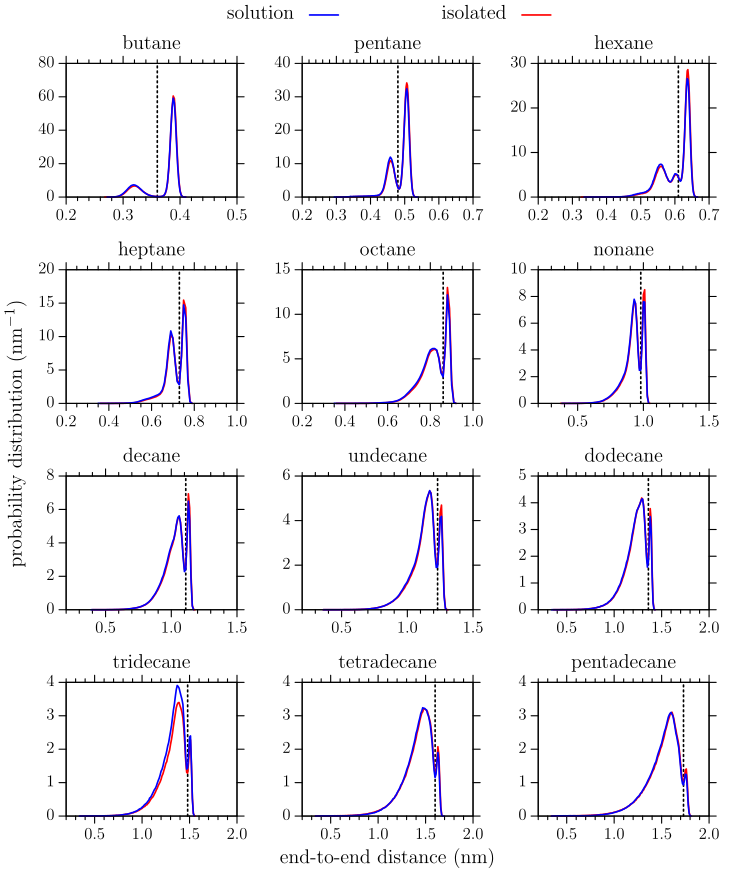

Recreate this plot in gnuplot.
reset
#end to end distance distribution function ( butane decane pentadecane)
set style line 1 lt 8 lc rgb "black" lw 2
set linestyle 1 lc rgb "black" lw 4
set linestyle 2 lc rgb "forest-green" lw 4

set linestyle 3 lc rgb "red" lw 4
set linestyle 4 lc rgb "red" lw 3
set linestyle 5 lc rgb "red" lw 3
set linestyle 6 lc rgb "dark-red" lw 5

set linestyle 7 lc rgb "blue" lw 3
set linestyle 8 lc rgb "blue" lw 3
set linestyle 9 lc rgb "blue" lw 3 dt (1,1)
set linestyle 10 lc rgb "midnight-blue" lw 5 dt 3

set linestyle 10 lw 1 pt 4 ps 0.9 lc rgb "midnight-blue"

set terminal tikz createstyle color size 180mm,210mm
set output "figureS1_plt.tex"

set border lw 2
set key nobox
set key maxrows 1 outside center top vertical width 2 font ",15" samplen 2 spacing 2.5
set margin 7,2,2,4

#set format y "%.2f"
set format x "%.1f"
set ytics 20 offset 1,0 
set tics font ",13" out
set xtics 0.1
set mxtics 5
set xrange[0.2:0.5]
#set yrange[0:0.2]
set multiplot layout 4,3  spacing 0.2
set ylabel "probability distribution ($\\text{nm}^{-1}$)" font ",15" offset -1,-25

set arrow from 0.36,0 to 0.36,80 nohead lw 3 dt (1,2) lc rgb "black"
set title "butane" font ",15" offset 0,-0.5
plot "04alk/01_solu/300.00/hist.dat" u 1:($2/2000) w l lw 3 lc rgb "red" title "isolated" at 0.7,1,\
     "04alk/02_soln/hist.dat" u 1:($2/2000) w l lw 3 lc rgb "blue" title "solution" at 0.4,1

unset arrow
unset ylabel
set arrow from 0.48,0 to 0.48,40 nohead lw 3 dt (1,2) lc rgb "black"
set xrange[0.2:0.7]
#set yrange[0:0.4]
set ytics 10
set title "pentane" font ",15" offset 0,-0.5
plot "05alk/01_solu/300.00/hist.dat" u 1:($2/2000) w l lw 3 lc rgb "red" notitle,\
     "05alk/02_soln/hist.dat" u 1:($2/2000) w l lw 3 lc rgb "blue" notitle

unset arrow
unset xlabel
unset ylabel
set arrow from 0.61,0 to 0.61,30 nohead lw 3 dt (1,2) lc rgb "black"
set xrange[0.2:0.7]
set title "hexane" font ",15" offset 0,-0.5
plot "06alk/01_solu/300.00/hist.dat" u 1:($2/2000) w l lw 3 lc rgb "red" notitle,\
     "06alk/02_soln/hist.dat" u 1:($2/2000) w l lw 3 lc rgb "blue" notitle

unset arrow
unset xlabel
unset ylabel 
set xrange[0.2:1]
#set yrange[0:0.2]
set xtics 0.2
set ytics 5
set mxtics 4
set arrow from 0.73,0 to 0.73,20 nohead lw 3 dt (1,2) lc rgb "black"
set title "heptane" font ",15" offset 0,-0.5
set xrange[0.2:1]
plot "07alk/01_solu/300.00/hist.dat" u 1:($2/10000) w l lw 3 lc rgb "red" notitle,\
     "07alk/02_soln/hist.dat" u 1:($2/10000) w l lw 3 lc rgb "blue" notitle

unset arrow 
unset xlabel
unset ylabel
set arrow from 0.86,0 to 0.86,15 nohead lw 3 dt (1,2) lc rgb "black"
set title "octane" font ",15" offset 0,-0.5
#set yrange[0:0.2]
plot "08alk/01_solu/300.00/hist.dat" u 1:($2/10000) w l lw 3 lc rgb "red" notitle,\
     "08alk/02_soln/hist.dat" u 1:($2/10000) w l lw 3 lc rgb "blue" notitle

unset arrow 
unset label
#set yrange[0:0.1]
set ytics 2
set xrange[0.2:1.5]
set xtics 0.5
set mxtics 5
set arrow from 0.98,0 to 0.98,10 nohead lw 3 dt (1,2) lc rgb "black"
set title "nonane" font ",15" offset 0,-0.5
plot "09alk/01_solu/300.00/hist.dat" u 1:($2/10000) w l lw 3 lc rgb "red" notitle,\
     "09alk/02_soln/hist.dat" u 1:($2/10000) w l lw 3 lc rgb "blue" notitle

unset arrow 
unset label
set arrow from 1.11,0 to 1.11,8 nohead lw 3 dt (1,2) lc rgb "black"
set title "decane" font ",15" offset 0,-0.5
set xrange[0.2:1.5]
plot "10alk/01_solu/300.00/hist.dat" u 1:($2/10000) w l lw 3 lc rgb "red" notitle,\
     "10alk/02_soln/hist.dat" u 1:($2/10000) w l lw 3 lc rgb "blue" notitle

unset arrow 
unset label
set arrow from 1.23,0 to 1.23,6 nohead lw 3 dt (1,2) lc rgb "black"
set title "undecane" font ",15" offset 0,-0.5
plot "11alk/01_solu/300.00/hist.dat" u 1:($2/10000) w l lw 3 lc rgb "red" notitle,\
     "11alk/02_soln/hist.dat" u 1:($2/10000) w l lw 3 lc rgb "blue" notitle

unset arrow 
unset label
#set yrange[0:0.05]
set xrange[0.2:2]
set ytics 1
set arrow from 1.36,0 to 1.36,5 nohead lw 3 dt (1,2) lc rgb "black"
set title "dodecane" font ",15" offset 0,-0.5
plot "12alk/01_solu/300.00/hist.dat" u 1:($2/10000) w l lw 3 lc rgb "red" notitle,\
     "12alk/02_soln/hist.dat" u 1:($2/10000) w l lw 3 lc rgb "blue" notitle

unset arrow
unset label 
set arrow from 1.48,0 to 1.48,4 nohead lw 3 dt (1,2) lc rgb "black"
set title "tridecane" font ",15" offset 0,-0.5
plot "13alk/01_solu/300.00/hist.dat" u 1:($2/10000) w l lw 3 lc rgb "red" notitle,\
     "13alk/02_soln/hist.dat" u 1:($2/10000) w l lw 3 lc rgb "blue" notitle

unset arrow
unset label 
set xlabel "end-to-end distance (nm)" offset 0,-0.5 font ",15"
set arrow from 1.6,0 to 1.6,4 nohead lw 3 dt (1,2) lc rgb "black"
set title "tetradecane" font ",15" offset 0,-0.5
plot "14alk/01_solu/300.00/hist.dat" u 1:($2/10000) w l lw 3 lc rgb "red" notitle,\
     "14alk/02_soln/hist.dat" u 1:($2/10000) w l lw 3 lc rgb "blue" notitle

unset arrow
unset xlabel 
set arrow from 1.73,0 to 1.73,4 nohead lw 3 dt (1,2) lc rgb "black"
set title "pentadecane" font ",15" offset 0,-0.5
plot "15alk/01_solu/300.00/hist.dat" u 1:($2/10000) w l lw 3 lc rgb "red" notitle,\
     "15alk/02_soln/hist.dat" u 1:($2/10000) w l lw 3 lc rgb "blue" notitle
